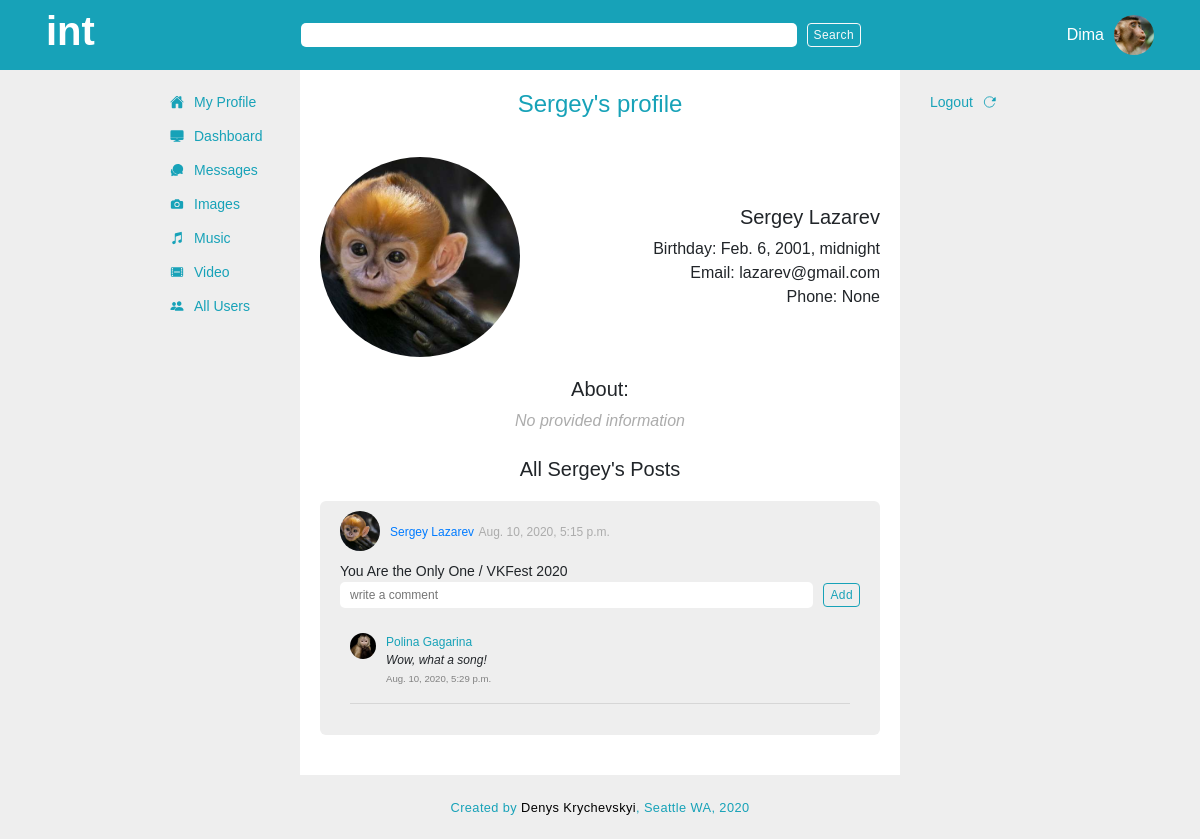
Screenshot of /user/6/profile (signed in) with the database file from the repository.
### app_one/models.py (models this page shows, shortened)
class User(models.Model):
    first_name = models.CharField(max_length = 255)
    last_name = models.CharField(max_length = 255)
    nickname = 	models.CharField(max_length = 50, blank=True, null = True)
    initials = 	models.CharField(max_length = 10, blank=True, null = True)
    birth_date = models.DateTimeField()
    avatar = models.ImageField(upload_to='avatars', default=None, blank=True, null = True)	#upload to avatars is a directory inside media directory, it will go like media/avatars
    email = models.TextField()
    phone_num = models.IntegerField(blank=True, null = True)
    about = models.TextField(blank=True, null = True)
    password = models.TextField()
    location = models.CharField(max_length = 255, blank=True, null = True)
    created_at = models.DateTimeField(auto_now_add = True)
    updated_at = models.DateTimeField(auto_now = True)
    objects = UserManager()

class Post(models.Model):
    title = models.CharField(max_length = 255, null = True, blank=True, default=None)
    content = models.TextField()
    post_image = models.ImageField(upload_to='post_images', default=None, blank=True, null = True)
    poster = models.ForeignKey(User, related_name = 'poster', on_delete=models.CASCADE)
    created_at = models.DateTimeField(auto_now_add = True)
    updated_at = models.DateTimeField(auto_now = True)
    objects = PostManager()

class Comment(models.Model):
    comment = models.TextField(default = 'Hello')
    poster = models.ForeignKey(User, related_name = 'comments', on_delete=models.CASCADE) # Comments has a poster, User has comments
    post = models.ForeignKey(Post, related_name = 'comments', on_delete=models.CASCADE) # message where comment was posted on. Message has comments, but comment belongs to one message
    created_at = models.DateTimeField(auto_now_add = True)
    updated_at = models.DateTimeField(auto_now = True)

### app_one/views.py (the view)
# urls.py: path('user/<int:user_id>/profile', views.user_profile),
def user_profile(request, user_id):
    cur_user = User.objects.get(id=user_id)
    user_posts = cur_user.poster.all().order_by('-created_at')
    context = {
        'curr_user':User.objects.get(id=request.session['user_id']),
        'user':cur_user,
        'user_posts':user_posts
    }
    return render(request, 'profile.html', context)

### app_one/templates/profile.html (shortened to what this page needs)
{% load embed_video_tags %}
<!DOCTYPE html>
<html lang="en">
<head>
    {% include 'head.html' %}
</head>
<body>
    <div class="outer_container">
        {% include 'search.html' %}
        <div class="inner_container">
            <div class="inner">
                {% include 'navbar.html' %}
                <div class="main_container">
                    <div class="page_title_container">
                        <h4>{{user.first_name}}'s profile</h4>
                    </div>
                    <div class="profile_page_container">
                        <div class="avatar_img">
                            <div class="box">
                                <img src="{{ MEDIA_URL }}{{ user.avatar }}" alt="{{ post.poster.first_name}}'s avatar">
                            </div>
                            <div class="profile_info">
                                <h5>{{ user.first_name }} {{ user.last_name }}</h5>
                                <p>Birthday: {{ user.birth_date}}</p>
                                <p>Email: {{ user.email}}</p>
                                <p>Phone: {{ user.phone_num}}</p>
                            </div>
                        </div>
                        <div class="about_user">
                            <h5>About:</h5>
                            {% if len.user.about > 0 %}
                            <p>{{ user.about}}</p>
                            {% else %}
                            <p class="no_provided">No provided information</p>
                            {% endif %}
                        </div>
                        <br>
                        <h5 class="text-center">All {{user.first_name}}'s Posts</h5>
                        {% for post in user_posts %}
                            <div class="post_container">
                                <div class="post_header">
                                        <div class="avatar">
                                            <a href="/user/{{ post.poster.id }}/profile" ><img src="{{ MEDIA_URL }}{{ post.poster.avatar }}" alt="{{ post.poster.first_name}}'s avatar"></a>
                                        </div>
                                        <div class="poster">
                                            <a href="/user/{{ post.poster.id }}/profile" class="poster_name">{{ post.poster.first_name }} {{ post.poster.last_name }}</a>
                                            <small>{{ post.created_at }}</small>
                                        </div>
                                </div>
                                <p class="post_content">{{ post.content }}</p>
                                <div class="comment_container">
                                    <form action="/add_comment/post/{{ post.id }}" id="form_addComment" method="POST">
                                        <div class="comment_input">
                                            <div class="add_comment_input">
                                                <input type="text" name="comment" placeholder="write a comment">
                                            </div>
                                            <button class="btn btn-outline-info btn_add" >Add</button>
                                        </div>
                                    </form>
                                    <div class="display_comments_container">
                                        {% for comment in post.comments.all %}
                                        <div class="display_comment">
                                            <div class="comment_poster_photo">
                                                <a href="/user/{{ comment.poster.id }}/profile"><img src="{{ MEDIA_URL }}{{ comment.poster.avatar }}" alt=""></a>
                                            </div>
                                            <div class="comment_content">
                                                <a class="comment_poster" href="">{{ comment.poster.first_name }} {{ comment.poster.last_name }}</a>
                                                <p class="comment_text">{{ comment.comment }}</p>
                                                <small>{{ comment.created_at }}</small>
                                            </div>
                                        </div>
                                        <hr>
                                        {% endfor %}
                                    </div>
                                </div>
                            </div>
                        {% endfor %}
                    </div>
                </div>
                {% include 'sidebar.html' %}
            </div>
        </div>
    {% include 'footer.html' %}
    </div>
</body>
</html>

### app_one/templates/search.html
<div id="search_bar_container">
    <div id="search_bar">
        <div class="logo_container">
            <h1 class="logotip">int</h1>
        </div>
        <div class="form_container">
            <form action="" method="post" class="form-inline">
                <input class="search_bar1" type="search" name="" id="">
                <button class="btn btn-outline-light search_bar1_btn" type="submit">Search</button>
            </form>
        </div>
        <div class="current_user_container">
            {% if request.session.user_id != null %}
            <p>{{ curr_user.first_name }}</p>
            <img src="{{ MEDIA_URL }}{{ curr_user.avatar }}" alt="avatar">
            {% endif %}
        </div>
    </div>
</div>

### rows the page displays
User: first_name "Dima", avatar (picture)
User: first_name "Sergey", avatar (picture), last_name "Lazarev", birth_date "Feb. 6, 2001, midnight", email "lazarev@gmail.com", phone_num "None"
Post: poster.avatar (picture), poster.first_name "Sergey", poster.last_name "Lazarev", created_at "Aug. 10, 2020, 5:15 p.m.", content "You Are the Only One / VKFest 2020"
Comment: poster.avatar (picture), poster.first_name "Polina", poster.last_name "Gagarina", comment "Wow, what a song!", created_at "Aug. 10, 2020, 5:29 p.m."
